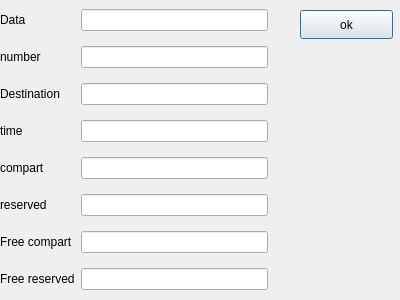
<?xml version="1.0" encoding="UTF-8"?>
<ui version="4.0">
 <class>DialogCorrect</class>
 <widget class="QDialog" name="DialogCorrect">
  <property name="geometry">
   <rect>
    <x>0</x>
    <y>0</y>
    <width>400</width>
    <height>300</height>
   </rect>
  </property>
  <property name="windowTitle">
   <string>Dialog</string>
  </property>
  <widget class="QWidget" name="gridWidget" native="true">
   <property name="geometry">
    <rect>
     <x>0</x>
     <y>0</y>
     <width>281</width>
     <height>301</height>
    </rect>
   </property>
   <layout class="QGridLayout" name="gridLayout">
    <item row="7" column="0">
     <widget class="QLabel" name="label_2">
      <property name="text">
       <string>Free compart</string>
      </property>
     </widget>
    </item>
    <item row="0" column="0">
     <widget class="QLabel" name="label">
      <property name="text">
       <string>Data</string>
      </property>
     </widget>
    </item>
    <item row="7" column="3">
     <widget class="QLineEdit" name="freecompartEdit"/>
    </item>
    <item row="6" column="6">
     <widget class="QLabel" name="reservedAlarm">
      <property name="text">
       <string/>
      </property>
     </widget>
    </item>
    <item row="2" column="6">
     <widget class="QLabel" name="numberAlarm">
      <property name="text">
       <string/>
      </property>
     </widget>
    </item>
    <item row="3" column="6">
     <widget class="QLabel" name="destinationAlarm">
      <property name="text">
       <string/>
      </property>
     </widget>
    </item>
    <item row="0" column="6">
     <widget class="QLabel" name="dataAlarm">
      <property name="text">
       <string/>
      </property>
     </widget>
    </item>
    <item row="6" column="3">
     <widget class="QLineEdit" name="reservedEdit"/>
    </item>
    <item row="0" column="3">
     <widget class="QLineEdit" name="dataEdit"/>
    </item>
    <item row="3" column="0">
     <widget class="QLabel" name="label_4">
      <property name="text">
       <string>Destination</string>
      </property>
     </widget>
    </item>
    <item row="5" column="0">
     <widget class="QLabel" name="label_5">
      <property name="text">
       <string>compart</string>
      </property>
     </widget>
    </item>
    <item row="8" column="0">
     <widget class="QLabel" name="label_8">
      <property name="text">
       <string>Free reserved</string>
      </property>
     </widget>
    </item>
    <item row="4" column="0">
     <widget class="QLabel" name="label_3">
      <property name="text">
       <string>time</string>
      </property>
     </widget>
    </item>
    <item row="8" column="6">
     <widget class="QLabel" name="freereservedAlarm">
      <property name="text">
       <string/>
      </property>
     </widget>
    </item>
    <item row="5" column="3">
     <widget class="QLineEdit" name="compartEdit"/>
    </item>
    <item row="7" column="6">
     <widget class="QLabel" name="freecompartAlarm">
      <property name="text">
       <string/>
      </property>
     </widget>
    </item>
    <item row="5" column="6">
     <widget class="QLabel" name="compartAlarm">
      <property name="text">
       <string/>
      </property>
     </widget>
    </item>
    <item row="8" column="3">
     <widget class="QLineEdit" name="freereservedEdit"/>
    </item>
    <item row="3" column="3">
     <widget class="QLineEdit" name="destinationEdit"/>
    </item>
    <item row="4" column="3">
     <widget class="QLineEdit" name="timeEdit"/>
    </item>
    <item row="6" column="0">
     <widget class="QLabel" name="label_7">
      <property name="text">
       <string>reserved</string>
      </property>
     </widget>
    </item>
    <item row="2" column="3">
     <widget class="QLineEdit" name="numberEdit"/>
    </item>
    <item row="2" column="0">
     <widget class="QLabel" name="label_11">
      <property name="text">
       <string>number</string>
      </property>
     </widget>
    </item>
    <item row="4" column="6">
     <widget class="QLabel" name="timeAlarm">
      <property name="text">
       <string/>
      </property>
     </widget>
    </item>
   </layout>
  </widget>
  <widget class="QPushButton" name="pushButton">
   <property name="geometry">
    <rect>
     <x>300</x>
     <y>10</y>
     <width>93</width>
     <height>29</height>
    </rect>
   </property>
   <property name="text">
    <string>ok</string>
   </property>
  </widget>
 </widget>
 <resources/>
 <connections/>
</ui>
